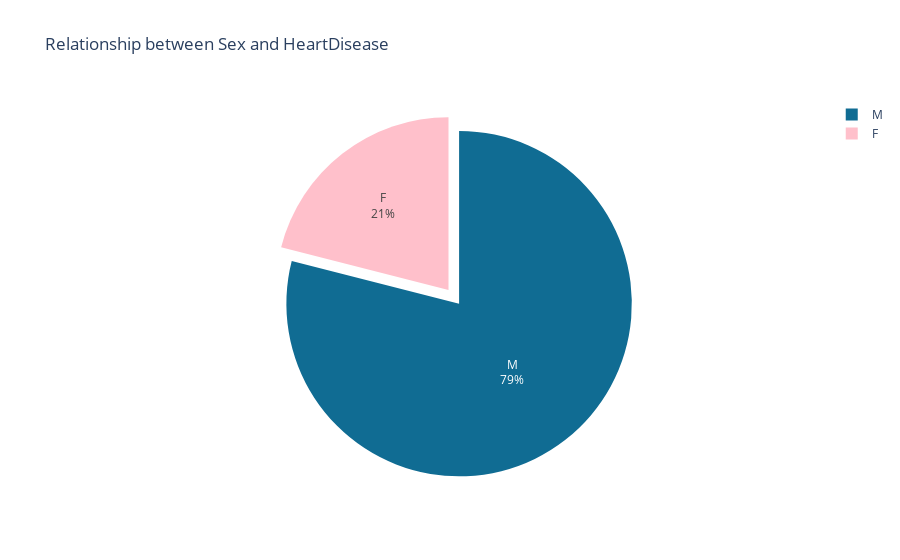

The notebook cell saved with this chart:
### Code cell
fig = px.pie(gender_heart_disease_counts,
             values='Count',
             names='Sex',
             color='Sex',
             color_discrete_sequence=['#106C93', 'pink'],
             title='Relationship between Sex and HeartDisease',
             labels={'Sex': 'Gender'})

fig.update_traces(textinfo='percent+label', pull=[0.1, 0])

fig.show()

### Figure 1 — Plotly figure (JSON) as saved in the notebook; plotly's stock layout.template omitted (floating-point values rounded to 4 significant figures)
{"data": [{"customdata": [["M"], ["F"], ["M"], ["F"]], "domain": {"x": [0, 1], "y": [0, 1]}, "hovertemplate": "Gender=%{customdata[0]}<br>Count=%{value}<extra></extra>", "labels": ["M", "F", "M", "F"], "legendgroup": "", "marker": {"colors": ["#106C93", "pink", "#106C93", "pink"]}, "name": "", "pull": [0.1, 0], "showlegend": true, "textinfo": "percent+label", "type": "pie", "values": [267, 143, 458, 50]}], "layout": {"legend": {"tracegroupgap": 0}, "piecolorway": ["#106C93", "pink"], "title": {"text": "Relationship between Sex and HeartDisease"}}}
